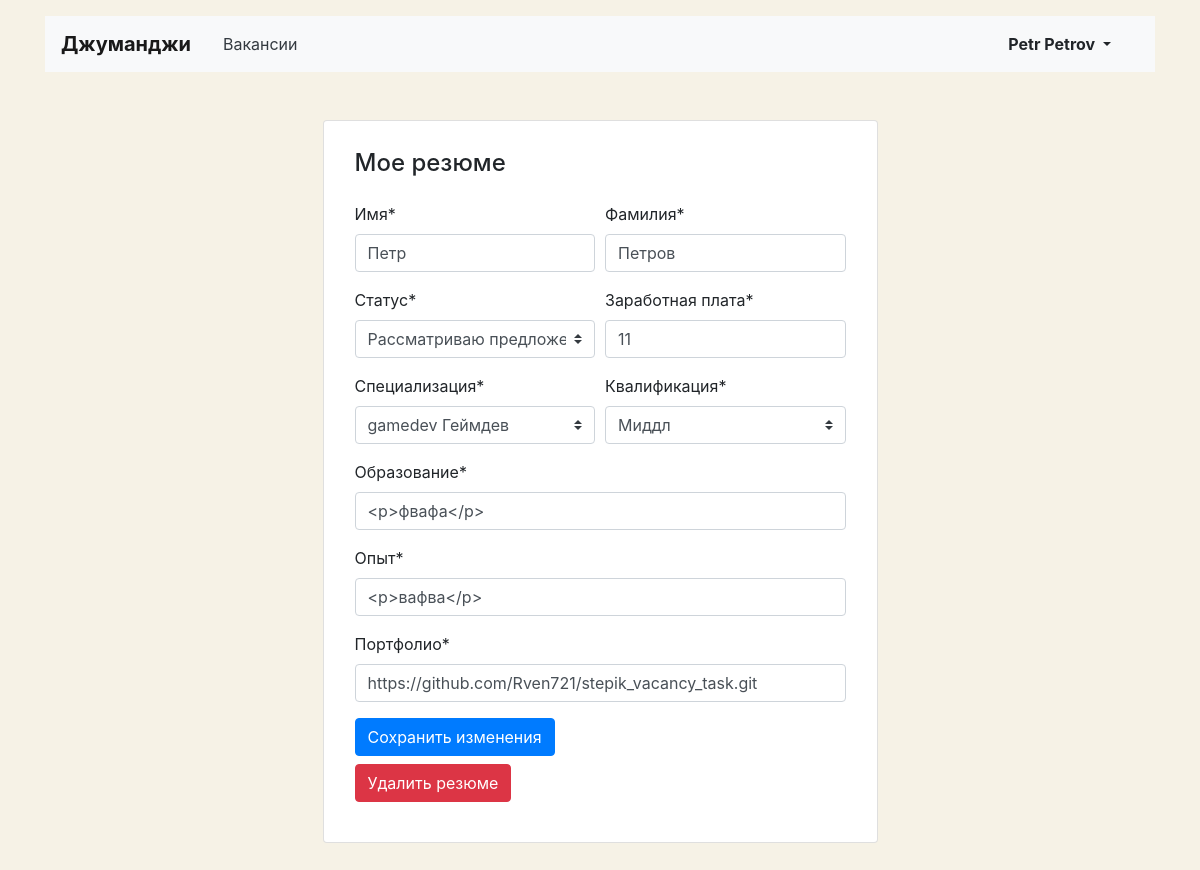
Page /myresume/ (signed in) on the committed database.
### main/models.py (models this page shows, shortened)
class Resume(models.Model):
    class Status(models.TextChoices):
        NOT_SEARCHING = 'NS', 'Не ищу работу'
        OPEN = 'OP', 'Рассматриваю предложения'
        SEARCHING = 'SE', 'Ищу работу'
    class Grade(models.TextChoices):
        BEGINNER = 'BG', 'Стажер'
        JUNIOR = 'JN', 'Джуниор'
        MIDDL = 'MD', 'Миддл'
        SENIOR = 'SEN', 'Синьор'
        LEAD = 'LE', 'Лид'
    user = models.OneToOneField(User, on_delete=models.CASCADE, blank=False, related_name='my_resume')
    name = models.CharField(max_length=120)
    surname = models.CharField(max_length=120)
    status = models.CharField(max_length=10, choices=Status.choices)
    salary = models.PositiveIntegerField()
    specialty = models.ForeignKey(Specialty, on_delete=models.CASCADE, related_name='my_vacancy')
    grade = models.CharField(max_length=10, choices=Grade.choices)
    education = models.TextField()
    experience = models.TextField()
    portfolio = models.CharField(max_length=120)

### main/views/my_resume.py (the view, shortened to what this page needs)
# urls.py: path('myresume/', resume.MyResumeView.as_view(), name='my_resume'),
class MyResumeView(LoginRequiredMixin, View):
    redirect_field_name = 'login'
    def dispatch(self, request, *args, **kwargs):
        if Resume.objects.filter(user=request.user).first() is None:
            return render(request, 'main/my_resume/my_resume_lets_start.html')
        return super().dispatch(request, *args, **kwargs)
    def get(self, request):
        resume = get_object_or_404(Resume, user=request.user)
        ctx = {
            'resume': resume,
            'resume_data': ResumeForm(instance=resume),
            'update_flag': False,
        }
        return render(request, 'main/my_resume/my_resume.html', ctx)

### main/models.py (called while the page is built)
    def __str__(self):
        return f'{self.code} {self.title}'

### main/templates/main/my_resume/my_resume.html (shortened to what this page needs)
{% extends 'main/base/account_base.html' %}
{% load crispy_forms_tags %}
{% block content %}
<main class="container mt-3 pb-5">
    <section class="col-12 col-lg-6 offset-lg-3 mt-5 card">
        <div class="card-body px-3 pb-4">
            <h1 class="h4 pt-2 pb-3">Мое резюме</h1>
            {% crispy resume_data %}
            <div class="form-group">
                {% if resume.id %}
                <a href="{% url 'my_resume_delete' resume.id %}" class="btn btn-danger mt-2">Удалить резюме</a>
                {% endif %}
            </div>
        </div>
    </section>
</main>
{% endblock %}

### main/templates/main/base/account_base.html (shortened to what this page needs)
<!DOCTYPE html>
<html lang="ru">
<head>
  <link rel="stylesheet" href="https://stackpath.bootstrapcdn.com/bootstrap/4.3.1/css/bootstrap.min.css">
</head>
<body>
  <header class="container mt-3">
    <nav class="navbar navbar-expand-lg navbar-light bg-light">
      <a class="navbar-brand mr-4 font-weight-bold" href="{% url 'main' %}">Джуманджи</a>
      <div class="collapse navbar-collapse justify-content-between" id="navbarNav">
        <ul class="navbar-nav col-10">
          <li class="nav-item">
            <a class="nav-link text-dark " href="{% url 'vacancies' %}">Вакансии</a>
          </li>
        </ul>
        <ul class="navbar-nav col-2 justify-content-end">
          <li class="nav-item active">
            <div class="btn-group">
              <button type="button" class="btn dropdown-toggle font-weight-bold" data-toggle="dropdown" aria-haspopup="true" aria-expanded="false">
                  {{user.first_name}} {{user.last_name}}
              </button>
            </div>
          </li>
        </ul>
      </div>
    </nav>
  </header>
{% block content %}
{% endblock %}
</body>
</html>

### main/templates/main/base/account_base.html (style rules this page uses)
body { background-color: #F6F2E6; }

### rows in the picture
Resume: name "Петр", surname "Петров", status "Рассматриваю предложения", salary "11", specialty "gamedev Геймдев", grade "Миддл", education "<p>фвафа</p>", experience "<p>вафва</p>", portfolio "https://github.com/Rven721/stepik_vacancy_task.git"

### other values in the picture
{{ user.first_name }} "Petr"
{{ user.last_name }} "Petrov"
